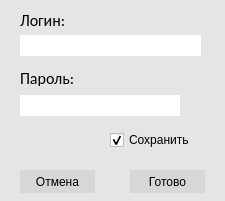
<?xml version="1.0" encoding="UTF-8"?>
<ui version="4.0">
 <class>Authorization</class>
 <widget class="QDialog" name="Authorization">
  <property name="geometry">
   <rect>
    <x>0</x>
    <y>0</y>
    <width>225</width>
    <height>201</height>
   </rect>
  </property>
  <property name="minimumSize">
   <size>
    <width>225</width>
    <height>201</height>
   </size>
  </property>
  <property name="maximumSize">
   <size>
    <width>225</width>
    <height>201</height>
   </size>
  </property>
  <property name="windowTitle">
   <string>Authorization</string>
  </property>
  <property name="windowIcon">
   <iconset resource="res.qrc">
    <normaloff>:/app_icons/icons/icon.png</normaloff>:/app_icons/icons/icon.png</iconset>
  </property>
  <property name="styleSheet">
   <string notr="true">QLabel {
font: 75 12pt &quot;Calibri&quot;;
}

QCheckBox {
font: 75 12pt &quot;Calibri&quot;;
}

QDialog {
background-color:rgb(229, 229, 229);
}

QPushButton {
background-color: rgb(215, 215, 215);
border: none;
font: 10pt &quot;MS Sans&quot;;
}

QPushButton:hover {
background-color: rgb(204, 204, 204);
}

QLineEdit {
border:None;
}</string>
  </property>
  <widget class="QLabel" name="login_label">
   <property name="geometry">
    <rect>
     <x>20</x>
     <y>10</y>
     <width>121</width>
     <height>21</height>
    </rect>
   </property>
   <property name="minimumSize">
    <size>
     <width>121</width>
     <height>21</height>
    </size>
   </property>
   <property name="maximumSize">
    <size>
     <width>121</width>
     <height>21</height>
    </size>
   </property>
   <property name="font">
    <font>
     <family>Calibri</family>
     <pointsize>12</pointsize>
     <weight>9</weight>
     <italic>false</italic>
     <bold>false</bold>
    </font>
   </property>
   <property name="styleSheet">
    <string notr="true"/>
   </property>
   <property name="text">
    <string>Логин:</string>
   </property>
  </widget>
  <widget class="QLineEdit" name="login_line">
   <property name="geometry">
    <rect>
     <x>20</x>
     <y>35</y>
     <width>181</width>
     <height>21</height>
    </rect>
   </property>
   <property name="contextMenuPolicy">
    <enum>Qt::NoContextMenu</enum>
   </property>
   <property name="acceptDrops">
    <bool>false</bool>
   </property>
   <property name="styleSheet">
    <string notr="true"/>
   </property>
   <property name="inputMask">
    <string/>
   </property>
   <property name="text">
    <string/>
   </property>
   <property name="maxLength">
    <number>30</number>
   </property>
   <property name="frame">
    <bool>true</bool>
   </property>
  </widget>
  <widget class="QLabel" name="password_label">
   <property name="enabled">
    <bool>true</bool>
   </property>
   <property name="geometry">
    <rect>
     <x>20</x>
     <y>70</y>
     <width>121</width>
     <height>16</height>
    </rect>
   </property>
   <property name="font">
    <font>
     <family>Calibri</family>
     <pointsize>12</pointsize>
     <weight>9</weight>
     <italic>false</italic>
     <bold>false</bold>
    </font>
   </property>
   <property name="styleSheet">
    <string notr="true"/>
   </property>
   <property name="text">
    <string>Пароль:</string>
   </property>
  </widget>
  <widget class="QLineEdit" name="password_line">
   <property name="geometry">
    <rect>
     <x>20</x>
     <y>95</y>
     <width>161</width>
     <height>21</height>
    </rect>
   </property>
   <property name="contextMenuPolicy">
    <enum>Qt::NoContextMenu</enum>
   </property>
   <property name="acceptDrops">
    <bool>false</bool>
   </property>
   <property name="styleSheet">
    <string notr="true"/>
   </property>
   <property name="inputMask">
    <string/>
   </property>
   <property name="text">
    <string/>
   </property>
   <property name="maxLength">
    <number>30</number>
   </property>
   <property name="frame">
    <bool>true</bool>
   </property>
   <property name="echoMode">
    <enum>QLineEdit::Normal</enum>
   </property>
  </widget>
  <widget class="QPushButton" name="show_password">
   <property name="enabled">
    <bool>true</bool>
   </property>
   <property name="geometry">
    <rect>
     <x>180</x>
     <y>95</y>
     <width>20</width>
     <height>20</height>
    </rect>
   </property>
   <property name="styleSheet">
    <string notr="true">QPushButton {
background-color: rgb(229, 229, 229);
}</string>
   </property>
   <property name="text">
    <string/>
   </property>
   <property name="icon">
    <iconset resource="res.qrc">
     <normaloff>:/app_icons/icons/unvisib.png</normaloff>:/app_icons/icons/unvisib.png</iconset>
   </property>
  </widget>
  <widget class="QCheckBox" name="checktosave">
   <property name="geometry">
    <rect>
     <x>110</x>
     <y>130</y>
     <width>91</width>
     <height>20</height>
    </rect>
   </property>
   <property name="text">
    <string>Сохранить</string>
   </property>
   <property name="checkable">
    <bool>true</bool>
   </property>
   <property name="checked">
    <bool>true</bool>
   </property>
   <property name="autoExclusive">
    <bool>false</bool>
   </property>
   <property name="tristate">
    <bool>false</bool>
   </property>
  </widget>
  <widget class="QPushButton" name="save_btn">
   <property name="geometry">
    <rect>
     <x>130</x>
     <y>170</y>
     <width>75</width>
     <height>23</height>
    </rect>
   </property>
   <property name="text">
    <string>Готово</string>
   </property>
  </widget>
  <widget class="QPushButton" name="cancel_btn">
   <property name="geometry">
    <rect>
     <x>20</x>
     <y>170</y>
     <width>75</width>
     <height>23</height>
    </rect>
   </property>
   <property name="text">
    <string>Отмена</string>
   </property>
  </widget>
 </widget>
 <resources>
  <include location="res.qrc"/>
 </resources>
 <connections/>
</ui>
